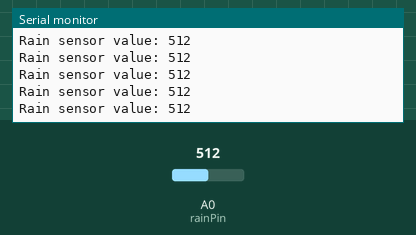
Recording of a sketch running on a simulated Arduino Uno, built with avr-gcc and run on an emulated ATmega328P. Parts: the last lines printed to the serial monitor. The test bench sets the inputs (shaded band); at power-on: A0 (rainPin) = 512.

Above: at 1.2 s.
1.3 s: A0 (rainPin) set to 716
At 1.31 s:
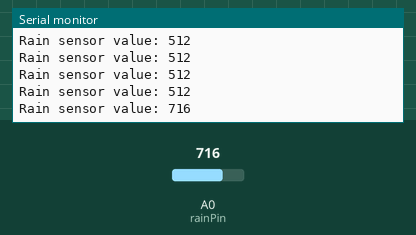
2.8 s: A0 (rainPin) set to 900
At 2.82 s:
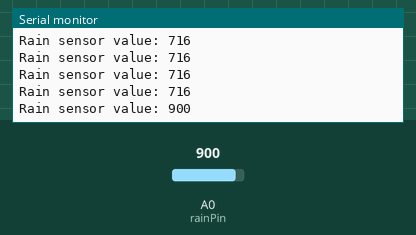
Timing chart, 0 to 5.8 s (numbered marks = the images above; inputs shaded):
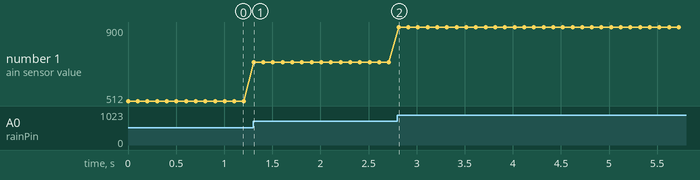

Measured:
- after the input at 1.3 s, the serial monitor: prints a new line at once (image 1)
- after the input at 2.8 s, the serial monitor: prints a new line at once (image 2)
- plotted number 1: 512 → 716 after the input at 1.3 s, 716 → 900 after the input at 2.8 s

The sketch:

rain_sensor.ino
```cpp
// Define the pin number for the rain sensor
const int rainPin = A0;

// Setup function - runs once at the beginning
void setup() {
  // Start serial communication
  Serial.begin(9600);
}

// Loop function - runs repeatedly
void loop() {
  // Read the value of the rain sensor
  int rainValue = analogRead(rainPin);
  // Print the rain sensor value to the serial monitor
  Serial.print("Rain sensor value: ");
  Serial.println(rainValue);
  // Delay for 100 milliseconds
  delay(100);
}
```
